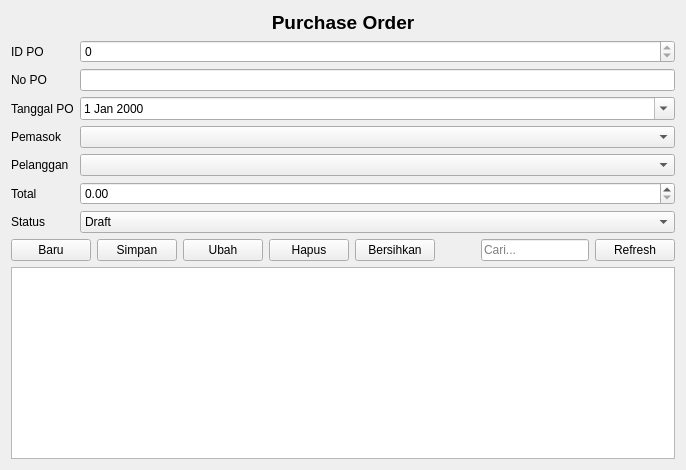
<?xml version="1.0" encoding="UTF-8"?>
<ui version="4.0">
 <class>PurchaseOrderForm</class>
 <widget class="QWidget" name="PurchaseOrderForm">
  <property name="windowTitle"><string>Purchase Order</string></property>
  <layout class="QVBoxLayout" name="verticalLayout">
   <item>
    <widget class="QLabel" name="titleLabel">
     <property name="text"><string>Purchase Order</string></property>
     <property name="alignment"><set>Qt::AlignHCenter</set></property>
     <property name="styleSheet"><string notr="true">font-weight:600; font-size:14pt;</string></property>
    </widget>
   </item>
   <item>
    <layout class="QFormLayout" name="formLayout">

     <item row="0" column="0">
      <widget class="QLabel" name="label_0">
       <property name="text"><string>ID PO</string></property>
      </widget>
     </item>
     <item row="0" column="1">
<widget class="QSpinBox" name="spinId">
       <property name="maximum"><number>2147483647</number></property>
       <property name="readOnly"><bool>true</bool></property>
      </widget>
     </item>

     <item row="1" column="0">
      <widget class="QLabel" name="label_1">
       <property name="text"><string>No PO</string></property>
      </widget>
     </item>
     <item row="1" column="1">
<widget class="QLineEdit" name="editNoPO">
       <property name="placeholderText"><string></string></property>
      </widget>
     </item>

     <item row="2" column="0">
      <widget class="QLabel" name="label_2">
       <property name="text"><string>Tanggal PO</string></property>
      </widget>
     </item>
     <item row="2" column="1">
<widget class="QDateEdit" name="datePO">
       <property name="calendarPopup"><bool>true</bool></property>
      </widget>
     </item>

     <item row="3" column="0">
      <widget class="QLabel" name="label_3">
       <property name="text"><string>Pemasok</string></property>
      </widget>
     </item>
     <item row="3" column="1">
<widget class="QComboBox" name="comboPemasok"/>
     </item>

     <item row="4" column="0">
      <widget class="QLabel" name="label_4">
       <property name="text"><string>Pelanggan</string></property>
      </widget>
     </item>
     <item row="4" column="1">
<widget class="QComboBox" name="comboPelanggan"/>
     </item>

     <item row="5" column="0">
      <widget class="QLabel" name="label_5">
       <property name="text"><string>Total</string></property>
      </widget>
     </item>
     <item row="5" column="1">
<widget class="QDoubleSpinBox" name="spinTotal">
       <property name="maximum"><double>9999999999999.9900000002235174</double></property>
       <property name="decimals"><number>2</number></property>
       <property name="singleStep"><double>100.000000000000000</double></property>
      </widget>
     </item>

     <item row="6" column="0">
      <widget class="QLabel" name="label_6">
       <property name="text"><string>Status</string></property>
      </widget>
     </item>
     <item row="6" column="1">
<widget class="QComboBox" name="comboStatus"><item><property name='text'><string>Draft</string></property></item><item><property name='text'><string>Disetujui</string></property></item><item><property name='text'><string>Dikirim</string></property></item><item><property name='text'><string>Selesai</string></property></item></widget>
     </item>
    </layout>
   </item>
   <item>
    <layout class="QHBoxLayout" name="buttonsLayout">
     <item><widget class="QPushButton" name="btnNew"><property name="text"><string>Baru</string></property></widget></item>
     <item><widget class="QPushButton" name="btnSave"><property name="text"><string>Simpan</string></property></widget></item>
     <item><widget class="QPushButton" name="btnUpdate"><property name="text"><string>Ubah</string></property></widget></item>
     <item><widget class="QPushButton" name="btnDelete"><property name="text"><string>Hapus</string></property></widget></item>
     <item><widget class="QPushButton" name="btnClear"><property name="text"><string>Bersihkan</string></property></widget></item>
     <item><spacer name="hsp"><property name="orientation"><enum>Qt::Horizontal</enum></property>
      <property name="sizeHint" stdset="0"><size><width>40</width><height>20</height></size></property></spacer></item>
     <item><widget class="QLineEdit" name="lineSearch"><property name="placeholderText"><string>Cari...</string></property></widget></item>
     <item><widget class="QPushButton" name="btnRefresh"><property name="text"><string>Refresh</string></property></widget></item>
    </layout>
   </item>

   <item>
    <widget class="QTableView" name="tableView">
     <property name="sortingEnabled"><bool>true</bool></property>
    </widget>
   </item>
  </layout>
 </widget>
 <resources/>
 <connections/>
</ui>
